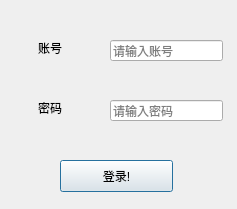
<?xml version="1.0" encoding="UTF-8"?>
<ui version="4.0">
 <class>Dialog</class>
 <widget class="QDialog" name="Dialog">
  <property name="geometry">
   <rect>
    <x>0</x>
    <y>0</y>
    <width>237</width>
    <height>209</height>
   </rect>
  </property>
  <property name="windowTitle">
   <string>登陆界面</string>
  </property>
  <property name="windowOpacity">
   <double>0.970000000000000</double>
  </property>
  <widget class="QLabel" name="label">
   <property name="geometry">
    <rect>
     <x>20</x>
     <y>40</y>
     <width>60</width>
     <height>16</height>
    </rect>
   </property>
   <property name="text">
    <string>账号</string>
   </property>
   <property name="alignment">
    <set>Qt::AlignCenter</set>
   </property>
  </widget>
  <widget class="QLabel" name="label_2">
   <property name="geometry">
    <rect>
     <x>20</x>
     <y>100</y>
     <width>60</width>
     <height>16</height>
    </rect>
   </property>
   <property name="text">
    <string>密码</string>
   </property>
   <property name="alignment">
    <set>Qt::AlignCenter</set>
   </property>
  </widget>
  <widget class="QLineEdit" name="lineEdit">
   <property name="geometry">
    <rect>
     <x>110</x>
     <y>40</y>
     <width>113</width>
     <height>21</height>
    </rect>
   </property>
   <property name="placeholderText">
    <string>请输入账号</string>
   </property>
  </widget>
  <widget class="QLineEdit" name="lineEdit_2">
   <property name="geometry">
    <rect>
     <x>110</x>
     <y>100</y>
     <width>113</width>
     <height>21</height>
    </rect>
   </property>
   <property name="placeholderText">
    <string>请输入密码</string>
   </property>
  </widget>
  <widget class="QPushButton" name="pushButton">
   <property name="geometry">
    <rect>
     <x>60</x>
     <y>160</y>
     <width>113</width>
     <height>32</height>
    </rect>
   </property>
   <property name="text">
    <string>登录!</string>
   </property>
  </widget>
 </widget>
 <resources/>
 <connections/>
</ui>
